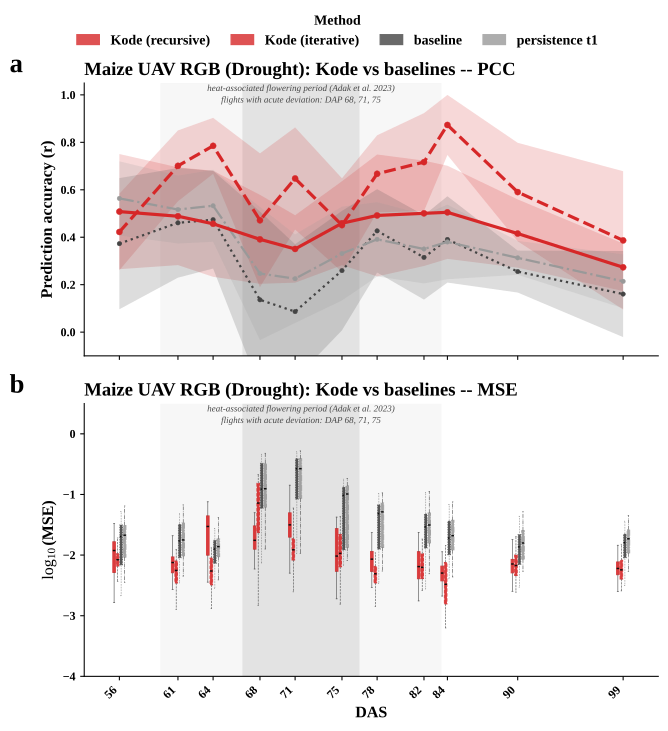

Reproduce this figure in Python.
# -*- coding: utf-8 -*-
"""Figure 8 | fig8_maize_rgb_pcc_mse.py -- Maize UAV RGB (Adak et al. 2023): Kode vs baselines

Style follows pic-code/pic2/fig2_maize_pcc.py
  PCC : line + ribbon = mean +/- pooled SD (over trait x fold)   [per_timepoint csv]
  MSE : grouped boxplot of log10(MSE), each box pools (fold x trait) = 170 values
  x   : REAL DAS spacing (days), not equal-spaced categories
Panels: (a) drought PCC (b) drought MSE  [v2: irrigated 未跑, 故只有两面板]

Data (same folder): maize_rgb_per_timepoint.csv, maize_rgb_per_foldset.csv
Output: fig8_maize_rgb_pcc_mse_v3.svg   (Figure 8)
"""
import os
import numpy as np
import pandas as pd
import matplotlib
matplotlib.use("Agg")
import matplotlib.pyplot as plt
from matplotlib.patches import Patch

HERE = os.path.dirname(os.path.abspath(__file__))
TAB  = os.path.join(HERE, "maize_rgb_per_timepoint_v2.csv")
FOLD = os.path.join(HERE, "maize_rgb_per_foldset_v2.csv")

plt.rcParams.update({
    "font.family": "serif",
    "font.serif": ["Times New Roman", "DejaVu Serif"],
    "mathtext.fontset": "custom", "mathtext.rm": "Times New Roman",
    "mathtext.it": "Times New Roman:italic", "mathtext.bf": "Times New Roman:bold",
    "font.size": 10.5, "axes.titlesize": 13, "axes.labelsize": 11,
    "axes.linewidth": 0.8, "xtick.labelsize": 9, "ytick.labelsize": 9,
    "legend.fontsize": 10.5, "savefig.dpi": 300, "figure.dpi": 110,
    "svg.fonttype": "none",
})

# Series key, colour, legend label, line style
METHODS = [("Kode_rec",         "#D62728", "Kode (recursive)",  "-"),
           ("Kode_iter",        "#D62728", "Kode (iterative)", "--"),
           ("baseline_rrBLUPt1", "#444444", "baseline", ":"),
           ("baseline_t1",      "#999999", "persistence t1", "-.")]
DODGE = {m[0]: off for m, off in zip(METHODS, [-0.45, -0.15, 0.15, 0.45])}   # DAS days
W_BOX = 0.22   # box width in days (narrow, like pic5)
ENVS = [("drought", "Drought"), ("irrigated", "Irrigated")]
FLOWERING = (61, 82)   # heat-associated flowering period (Adak et al. 2023, Fig. 10A)
ACUTE     = (68, 75)   # flights with acute trajectory deviation


def style_axis(ax, title, ylab):
    ax.set_ylabel(ylab, fontweight="bold", fontsize=12)
    ax.set_title(title, fontsize=14, fontweight="bold", loc="left", pad=6)
    ax.spines["top"].set_visible(False); ax.spines["right"].set_visible(False)
    ax.tick_params(axis="both", which="both", length=3)
    for lab in ax.get_xticklabels() + ax.get_yticklabels():
        lab.set_fontweight("bold")


def panel_label(ax, lab):
    ax.text(-0.13, 1.04, lab, transform=ax.transAxes, fontsize=20, fontweight="bold")


def shade_event(ax, annotate=False):
    y0, y1 = ax.get_ylim()
    # (i) heat-associated flowering period reported by the source study (61-82 DAP)
    ax.axvspan(FLOWERING[0] - 1.5, FLOWERING[1] + 1.5, color="0.5", alpha=0.07, lw=0, zorder=0)
    # (ii) flights at which the trajectory deviates from the smooth developmental trend
    ax.axvspan(ACUTE[0] - 1.5, ACUTE[1] + 1.5, color="0.5", alpha=0.17, lw=0, zorder=0)
    if annotate:
        ax.text((FLOWERING[0] + FLOWERING[1]) / 2.0, y1,
                "heat-associated flowering period (Adak et al. 2023)\n"
                "flights with acute deviation: DAP 68, 71, 75",
                ha="center", va="top", fontsize=6.8, color="0.28", style="italic",
                linespacing=1.4, zorder=6)


def trait_sd(fold, das, env):
    """跨性状 SD: 每个性状先跨折平均, 再取性状间 SD (逐 DAS)."""
    sub = fold[fold.Series.str.endswith("_" + env)]
    tm = sub.groupby(["Series", "DAS", "trait"])["PCC"].mean().reset_index()
    out = {}
    for s_, g in tm.groupby("Series"):
        p_ = g.pivot(index="DAS", columns="trait", values="PCC").reindex(das)
        out[s_] = p_.std(axis=1).values
    return out


def draw_line(ax, tab, das, env, metric, tsd=None):
    xi = np.asarray(das, dtype=float)
    for key, col, _lab, ls in METHODS:
        y = tab[f"{key}_{env}_{metric}"].values.astype(float)
        s = (tsd[f"{key}_{env}"] if tsd is not None else
             tab[f"{key}_{env}_{metric}_sd"].values.astype(float))   # 跨性状 SD
        ax.fill_between(xi, y - s, y + s, color=col, alpha=0.18, lw=0, zorder=2)
        ax.plot(xi, y, color=col, ls=ls, lw=(2.4 if col == "#D62728" else 1.7),
                marker="o", ms=(4.6 if col == "#D62728" else 3.4),
                mec=col, mfc=col, mew=0.3, zorder=(5 if col == "#D62728" else 3))


def draw_box(ax, fold, das, env):
    sub = fold[fold.Series.str.endswith("_" + env)]
    data, pos, cols, lss = [], [], [], []
    for dasv in das:
        for key, col, _lab, _ls in METHODS:
            v = sub[(sub.Series == f"{key}_{env}") & (sub.DAS == dasv)]["MSE"].dropna().values
            v = v[np.isfinite(v) & (v > 0)]
            if v.size == 0:
                v = np.array([np.nan])
            data.append(np.log10(v + 1e-12))
            pos.append(float(dasv) + DODGE[key]); cols.append(col); lss.append(_ls)
    bp = ax.boxplot(data, positions=pos, widths=W_BOX, patch_artist=True,
                    showfliers=False, manage_ticks=False,
                    whiskerprops=dict(linewidth=0.45, color="0.3"),
                    capprops=dict(linewidth=0.45, color="0.3"),
                    boxprops=dict(linewidth=0.7),
                    medianprops=dict(linewidth=1.1, color="0.05"))
    for patch, c, ls in zip(bp["boxes"], cols, lss):
        patch.set_facecolor(c); patch.set_edgecolor(c)
        patch.set_alpha(0.90); patch.set_linestyle(ls)
    ls2 = [x for x in lss for _ in range(2)]      # 每个箱有上下两根 whisker/cap
    for el, ls in zip(bp["whiskers"], ls2): el.set_linestyle(ls)
    for el, ls in zip(bp["caps"],     ls2): el.set_linestyle(ls)
    for el, ls in zip(bp["medians"],  lss): el.set_linestyle(ls); el.set_color("0.05")


def main():
    tab = pd.read_csv(TAB)
    fold = pd.read_csv(FOLD)
    das = list(tab.DAS.values)
    xi = np.asarray(das, dtype=float)
    print("per_timepoint:", tab.shape, " per_foldset:", fold.shape)

    fig, axes = plt.subplots(2, 1, figsize=(7.0, 7.6))     # v2: 只做 drought (irrigated 新流程未跑)
    rows = [("drought", "PCC", "a"), ("drought", "MSE", "b")]
    for ax, (env, metric, lab) in zip(axes, rows):
        envlab = dict(ENVS)[env]
        if metric == "PCC":
            draw_line(ax, tab, das, env, "PCC", tsd=trait_sd(fold, das, env))
            style_axis(ax, f"Maize UAV RGB ({envlab}): Kode vs baselines -- PCC",
                       "Prediction accuracy (r)")
            ax.set_ylim(-0.1, 1.05); ax.set_yticks([0, 0.2, 0.4, 0.6, 0.8, 1.0])
            shade_event(ax, annotate=True)
        else:
            draw_box(ax, fold, das, env)
            style_axis(ax, f"Maize UAV RGB ({envlab}): Kode vs baselines -- MSE",
                       r"$\log_{10}$(MSE)")
            ax.set_ylim(-4.0, 0.5); ax.set_yticks([-4, -3, -2, -1, 0])
            shade_event(ax, annotate=True)
        panel_label(ax, lab)

    for ax in axes[:-1]:
        ax.set_xticks(xi); ax.set_xlim(min(das) - 3, max(das) + 3)
        ax.tick_params(labelbottom=False)
    axes[-1].set_xticks(xi)
    axes[-1].set_xticklabels([str(int(v)) for v in das], rotation=45, ha="right", fontweight="bold")
    axes[-1].set_xlim(min(das) - 3, max(das) + 3)
    axes[-1].set_xlabel("DAS", fontweight="bold", fontsize=12)

    handles = [Patch(facecolor=c, edgecolor=c, alpha=0.80, label=l) for _k, c, l, _ls in METHODS]
    leg = fig.legend(handles=handles, loc="upper center", ncol=4, frameon=False,
                     title="Method", bbox_to_anchor=(0.5, 1.0),
                     handlelength=1.6, columnspacing=1.5, borderaxespad=0.2)
    leg.get_title().set_fontweight("bold")
    for t in leg.get_texts():
        t.set_fontweight("bold")

    fig.tight_layout(rect=[0, 0, 1, 0.955])
    out = os.path.join(HERE, "fig8_maize_rgb_pcc_mse_v3.svg")
    fig.savefig(out, bbox_inches="tight")
    print("saved ->", out)
    plt.close(fig)


if __name__ == "__main__":
    main()
